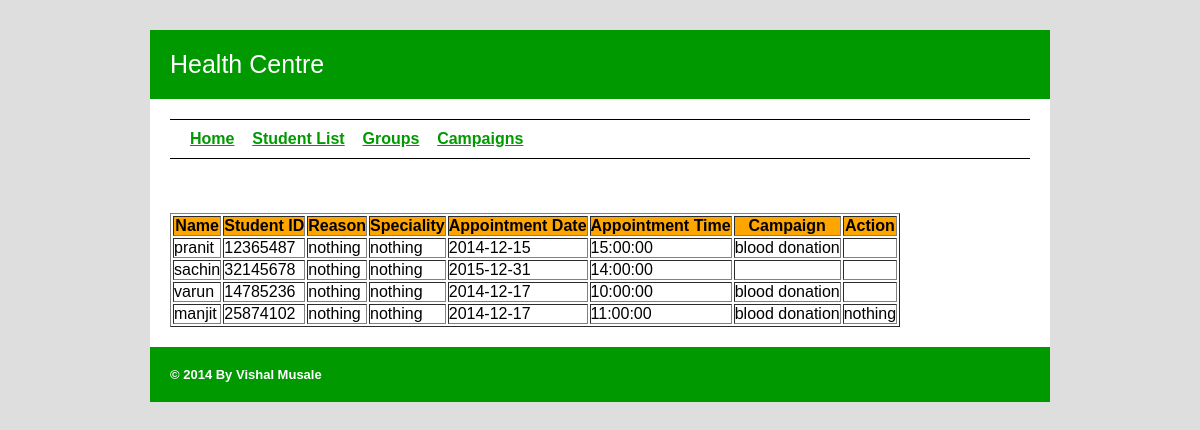
The app's page /student_list.php with its own data.
### tables this page shows
CREATE TABLE IF NOT EXISTS `appointment` (
`id` int(11) NOT NULL,
  `name` varchar(150) NOT NULL,
  `stud_id` int(10) NOT NULL,
  `email` varchar(1024) NOT NULL,
  `reason` varchar(1000) NOT NULL,
  `speciality` varchar(50) NOT NULL,
  `date` date DEFAULT NULL,
  `time` time DEFAULT NULL,
  `campaign` varchar(100) NOT NULL,
  `actions` varchar(50) NOT NULL
);

### student_list.php (the view)
<?php include 'header.php'; ?>
	<div id = "navigation">
		<tr><td><a href = "admin_index.php">Home</a></td><td>&nbsp;&nbsp;&nbsp;</td>
		<td><a href = "student_list.php">Student List</a></td><td>&nbsp;&nbsp;&nbsp;</td>
		<td><a href = "groups.php">Groups</a></td><td>&nbsp;&nbsp;&nbsp;</td></tr>
		<td><a href = "campaigns.php">Campaigns</a></td><td>&nbsp;&nbsp;&nbsp;</td></tr>
	</div>
	<br><br><br>
<?php
$sql= "SELECT name, stud_id, reason, speciality, date, time, campaign, actions FROM appointment";
	$result=mysql_query($sql);
	echo "<table border='1' align='center'>
	<tr bgcolor = 'orange'>
	<th> Name </th>
	<th> Student ID </th>
	<th> Reason </th>
	<th> Speciality </th>
	<th> Appointment Date </th>
	<th> Appointment Time </th>
	<th> Campaign </th>
	<th> Action </th>
	</tr>";
	while($row = mysql_fetch_array($result,MYSQL_ASSOC))
	{
	echo "<tr>";
	echo "<td>" . $row['name'] . "</td>";
	echo "<td>" . $row['stud_id'] . "</td>";
	echo "<td>" . $row['reason'] . "</td>";
	echo "<td>" . $row['speciality'] . "</td>";
	echo "<td>" . $row['date'] . "</td>";
	echo "<td>" . $row['time'] . "</td>";
	echo "<td>" . $row['campaign'] . "</td>";
	echo "<td>" . $row['actions'] . "</td>";
	echo "</tr>";
	}
	echo "</table>";
?>
<?php include 'footer.php'; ?>

### header.php (shortened to what this page needs)
<!doctype html>
<html>
<head>
	<link rel="stylesheet" type="text/css" href="css/green.css" />
	<link rel="stylesheet" type="text/css" href="css/custom.css" />
</head>
<body>
<div id="template_wrapper">
	<div id="template_header">
	Health Centre
	</div>
	<div id="template_content">

### footer.php
	</div>
	<div id="template_footer">
	&copy; 2014 By Vishal Musale
	</div>
</div>
</body>
</html>

### css/green.css (style rules this page uses)
*, html { margin: 0; padding: 0; }
body { background-color: #dedede; }
#template_wrapper { width: 900px; margin: 0 auto; margin-top: 30px; background-color: #ffffff; color: #ffffff; font-family: Arial; }
#template_wrapper #template_header { background-color: #009900; padding: 20px; font-size: 25px; }
#template_wrapper #template_content { padding: 20px; min-height: 170px; color: #000000; }
#template_wrapper #template_footer { font-size: 13px; font-weight: bold; color: #ffffff; padding: 20px; background-color: #009900; }
#template_wrapper #template_content a { color: #009900; }

### css/custom.css (style rules this page uses)
#navigation { padding: 10px; padding-left: 20px; border-top: 1px solid #000000; border-bottom: 1px solid #000000; color: #000000; }
#navigation a { color: #333333; font-weight: bold; }

### records on screen
appointment: name "pranit", stud "12365487", reason "nothing", speciality "nothing", date "2014-12-15", time "15:00:00", campaign "blood donation"
appointment: name "sachin", stud "32145678", reason "nothing", speciality "nothing", date "2015-12-31", time "14:00:00"
appointment: name "varun", stud "14785236", reason "nothing", speciality "nothing", date "2014-12-17", time "10:00:00", campaign "blood donation"
appointment: name "manjit", stud "25874102", reason "nothing", speciality "nothing", date "2014-12-17", time "11:00:00", campaign "blood donation", actions "nothing"
